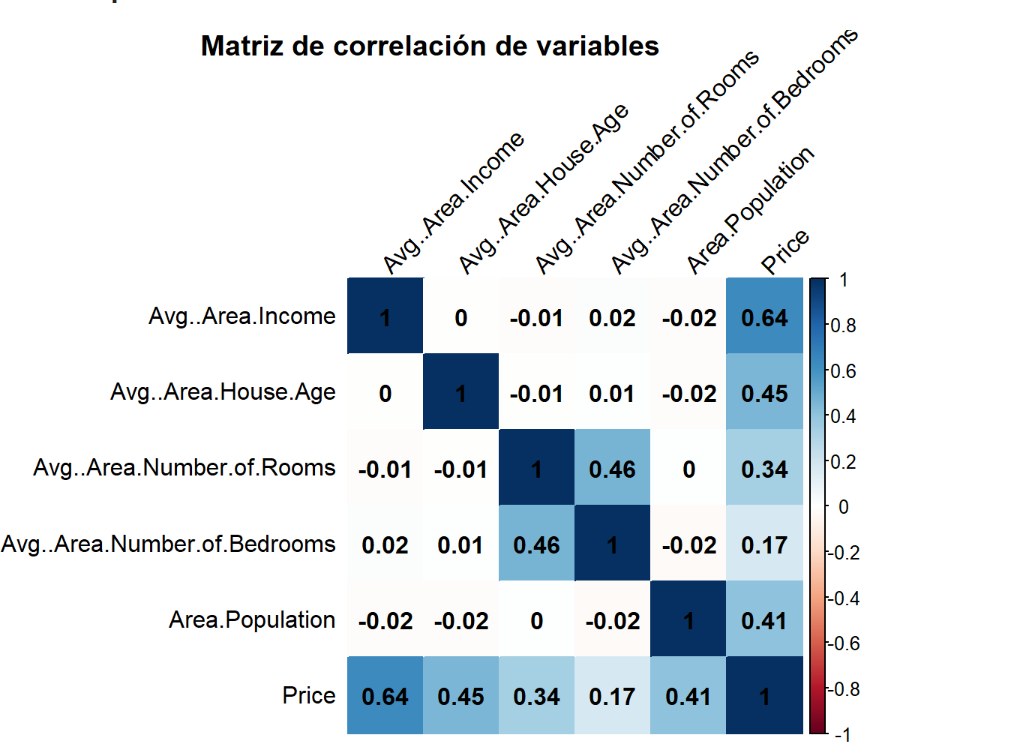

The script that drew this image:

library(ggplot2)

library(corrplot)


#1. Importar el dataset 
dataset <- read.csv("https://raw.githubusercontent.com/SergioGerman412/Datasets/main/USA_Housing.csv", header = TRUE)

#Matriz de correlación
dataset <- subset(dataset, select = -c(Address))
matriz_correlacion <- cor(dataset)
par(mar = c(1, 1, 1, 1))
corrplot(matriz_correlacion, method = "color", type = "full", tl.col = "black", tl.srt = 45, addCoef.col = "black")
title(main = "Matriz de correlación de variables ")
